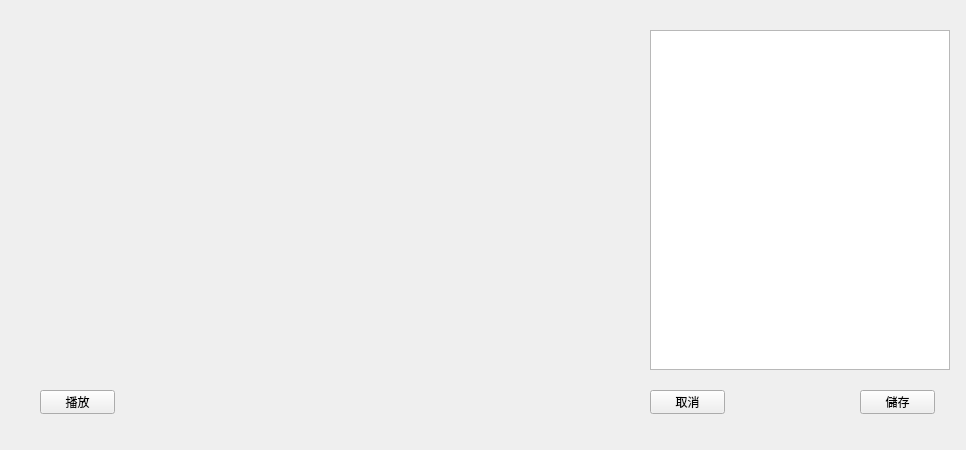
<?xml version="1.0" encoding="UTF-8"?>
<ui version="4.0">
 <class>MainWindow</class>
 <widget class="QMainWindow" name="MainWindow">
  <property name="geometry">
   <rect>
    <x>0</x>
    <y>0</y>
    <width>966</width>
    <height>450</height>
   </rect>
  </property>
  <property name="windowTitle">
   <string>MainWindow</string>
  </property>
  <widget class="QWidget" name="centralwidget">
   <widget class="QPlainTextEdit" name="plainTextEdit">
    <property name="geometry">
     <rect>
      <x>650</x>
      <y>30</y>
      <width>300</width>
      <height>340</height>
     </rect>
    </property>
   </widget>
   <widget class="QPushButton" name="Save_btn">
    <property name="geometry">
     <rect>
      <x>860</x>
      <y>390</y>
      <width>75</width>
      <height>24</height>
     </rect>
    </property>
    <property name="text">
     <string>儲存</string>
    </property>
   </widget>
   <widget class="QPushButton" name="Cancel_btn">
    <property name="geometry">
     <rect>
      <x>650</x>
      <y>390</y>
      <width>75</width>
      <height>24</height>
     </rect>
    </property>
    <property name="text">
     <string>取消</string>
    </property>
   </widget>
   <widget class="QWidget" name="widget" native="true">
    <property name="geometry">
     <rect>
      <x>40</x>
      <y>30</y>
      <width>561</width>
      <height>340</height>
     </rect>
    </property>
   </widget>
   <widget class="QPushButton" name="OpenVideo_btn">
    <property name="geometry">
     <rect>
      <x>40</x>
      <y>390</y>
      <width>75</width>
      <height>24</height>
     </rect>
    </property>
    <property name="text">
     <string>播放</string>
    </property>
   </widget>
  </widget>
 </widget>
 <resources/>
 <connections/>
</ui>
